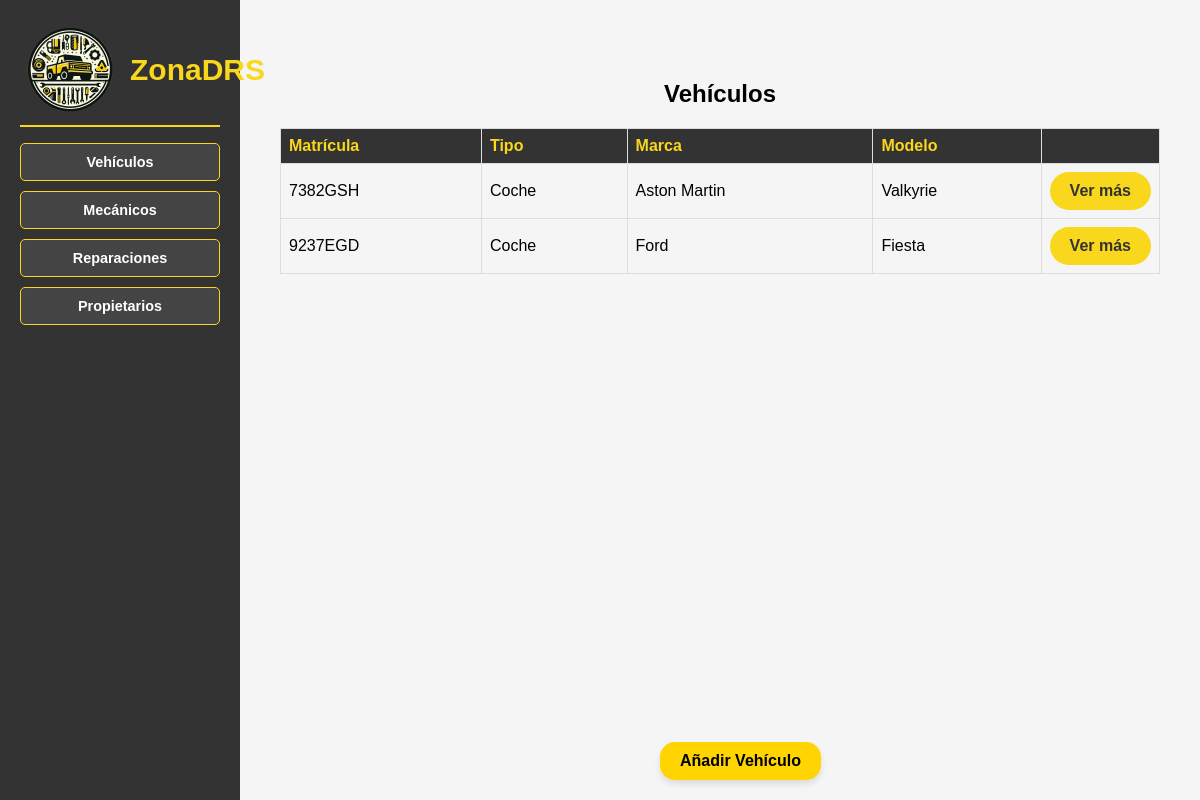
Before: /ZonaDRS/listaVehiculos/ with the older database file.
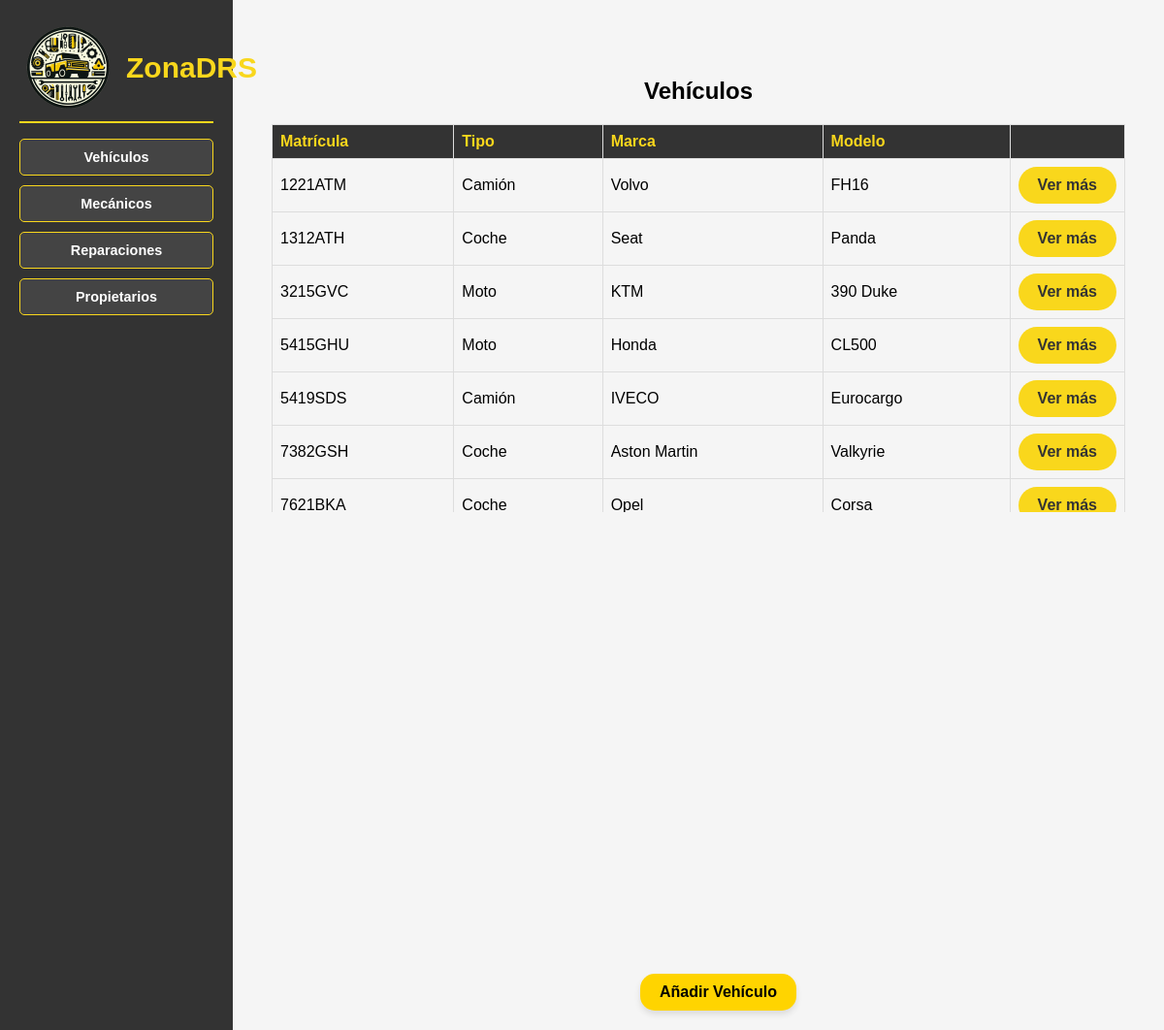
After: the same page with the newer database file.
### Zona_DRS_APP/models.py (models this page shows, shortened)
class Vehiculo(models.Model):
    matricula = models.CharField(max_length=7, primary_key=True)
    tipo = models.CharField(
        max_length=10,
        choices=[
            ('Coche', 'Coche'),
            ('Moto', 'Moto'),
            ('Camión', 'Camión')
        ]
    )
    marca = models.CharField(max_length=255)
    modelo = models.CharField(max_length=255)
    color = models.CharField(max_length=255)
    fecha_fabricacion = models.DateField()
    propietario = models.ForeignKey(Propietario, on_delete=models.CASCADE, related_name='vehiculos')

### Zona_DRS_APP/views.py (the view)
# urls.py: path('listaVehiculos/', ListaVehiculosView.as_view(), name='listaVehiculos'),
class ListaVehiculosView(ListView):
    model = Vehiculo
    template_name = 'listaVehiculos.html'
    context_object_name = 'vehiculos'
    queryset = Vehiculo.objects.order_by('matricula')
    '''
    vehiculos = Vehiculo.objects.order_by("matricula")
    return render(request, 'listaVehiculos.html', {'vehiculos': vehiculos})
    '''

### Zona_DRS_APP/templates/listaVehiculos.html
{% extends "base.html" %}
{% block contenido %}
<div class="content">
    <h2>Vehículos</h2>
    <table>
        <tr>
            <th>Matrícula</th>
            <th>Tipo</th>
            <th>Marca</th>
            <th>Modelo</th>
            <th></th>
        </tr>
        {% for vehiculo in vehiculos %}
            <tr>
                <td>{{ vehiculo.matricula }}</td>
                <td>{{ vehiculo.tipo }}</td>
                <td>{{ vehiculo.marca }}</td>
                <td>{{ vehiculo.modelo }}</td>
                <td>
                    <div class="boton">
                        <a href="{% url 'detalleVehiculo' vehiculo.matricula %}">
                            Ver más
                        </a>
                    </div>
                </td>
            </tr>
        {% endfor %}
    </table>
    <a href="http://127.0.0.1:8000/admin/Zona_DRS_APP/vehiculo/add/" class="boton_admin">Añadir Vehículo</a>
</div>
{% endblock %}

Changed rows visible on the page:
no longer on this page (row unchanged): Vehiculo: matricula "9237EGD", tipo "Coche", marca "Ford", modelo "Fiesta"
added Vehiculo: matricula "1221ATM", tipo "Camión", marca "Volvo", modelo "FH16"
added Vehiculo: matricula "1312ATH", tipo "Coche", marca "Seat", modelo "Panda"
added Vehiculo: matricula "3215GVC", tipo "Moto", marca "KTM", modelo "390 Duke"
added Vehiculo: matricula "5415GHU", tipo "Moto", marca "Honda", modelo "CL500"
added Vehiculo: matricula "5419SDS", tipo "Camión", marca "IVECO", modelo "Eurocargo"
added Vehiculo: matricula "7621BKA", tipo "Coche", marca "Opel", modelo "Corsa"
